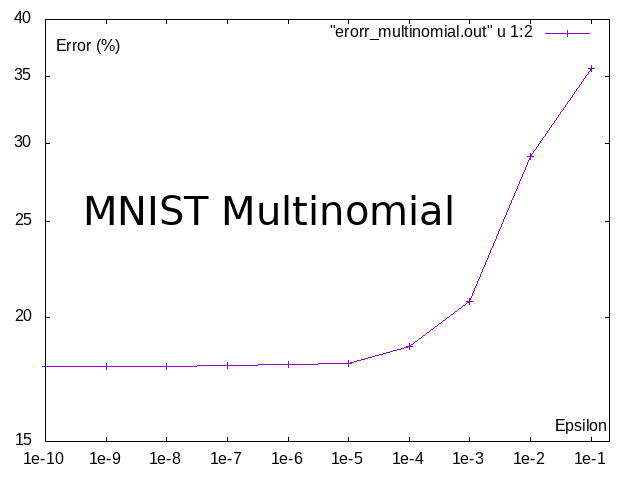

Reproduce this figure in gnuplot.
#!/usr/bin/gnuplot -persist


set terminal png


set output "multinomial.png"

set logscale xy


set xrange [1e-10:1e-1]
set yrange [10:40]


set xtics ("1e-10" 1e-10, "1e-9" 1e-9, "1e-8" 1e-8, "1e-7" 1e-7, "1e-6" 1e-6, "1e-5" 1e-5, "1e-4" 1e-4, "1e-3" 1e-3, "1e-2" 1e-2, "1e-1" 1e-1)
set ytics ("10" 10, "15" 15, "20" 20, "25" 25, "30" 30, "35" 35,"40" 40)


set label "Epsilon" at 650,21,2 right
set label "Error (%)" at 0.92,95 left
set label "Original" at 0.92,31 left
set label "MNIST Multinomial" at 10,65 center font "HelveticaBold,30"



plot "erorr_multinomial.out" u 1:2  w lp 

